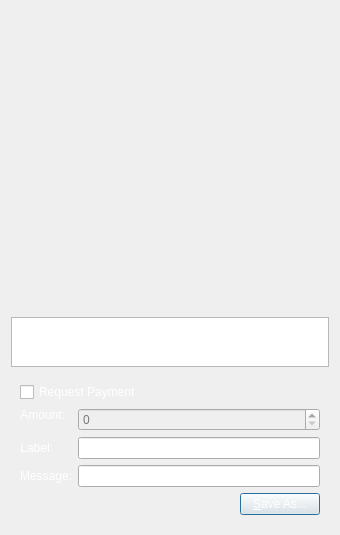
<?xml version="1.0" encoding="UTF-8"?>
<ui version="4.0">
 <class>QRCodeDialog</class>
 <widget class="QDialog" name="QRCodeDialog">
  <property name="geometry">
   <rect>
    <x>0</x>
    <y>0</y>
    <width>340</width>
    <height>530</height>
   </rect>
  </property>
  <property name="windowTitle">
   <string>QR Code Dialog</string>
  </property>
  <property name="styleSheet">
   <string notr="true">background-image: url(:/images/bkg2);
background-image: url(:/images/gr);</string>
  </property>
  <layout class="QVBoxLayout" name="verticalLayout_3">
   <item>
    <widget class="QLabel" name="lblQRCode">
     <property name="sizePolicy">
      <sizepolicy hsizetype="Expanding" vsizetype="Expanding">
       <horstretch>0</horstretch>
       <verstretch>0</verstretch>
      </sizepolicy>
     </property>
     <property name="minimumSize">
      <size>
       <width>300</width>
       <height>300</height>
      </size>
     </property>
     <property name="palette">
      <palette>
       <active>
        <colorrole role="WindowText">
         <brush brushstyle="SolidPattern">
          <color alpha="255">
           <red>255</red>
           <green>255</green>
           <blue>255</blue>
          </color>
         </brush>
        </colorrole>
        <colorrole role="Text">
         <brush brushstyle="SolidPattern">
          <color alpha="255">
           <red>255</red>
           <green>255</green>
           <blue>255</blue>
          </color>
         </brush>
        </colorrole>
        <colorrole role="ButtonText">
         <brush brushstyle="SolidPattern">
          <color alpha="255">
           <red>255</red>
           <green>255</green>
           <blue>255</blue>
          </color>
         </brush>
        </colorrole>
        <colorrole role="ToolTipText">
         <brush brushstyle="SolidPattern">
          <color alpha="255">
           <red>255</red>
           <green>255</green>
           <blue>255</blue>
          </color>
         </brush>
        </colorrole>
       </active>
       <inactive>
        <colorrole role="WindowText">
         <brush brushstyle="SolidPattern">
          <color alpha="255">
           <red>255</red>
           <green>255</green>
           <blue>255</blue>
          </color>
         </brush>
        </colorrole>
        <colorrole role="Text">
         <brush brushstyle="SolidPattern">
          <color alpha="255">
           <red>255</red>
           <green>255</green>
           <blue>255</blue>
          </color>
         </brush>
        </colorrole>
        <colorrole role="ButtonText">
         <brush brushstyle="SolidPattern">
          <color alpha="255">
           <red>255</red>
           <green>255</green>
           <blue>255</blue>
          </color>
         </brush>
        </colorrole>
        <colorrole role="ToolTipText">
         <brush brushstyle="SolidPattern">
          <color alpha="255">
           <red>255</red>
           <green>255</green>
           <blue>255</blue>
          </color>
         </brush>
        </colorrole>
       </inactive>
       <disabled>
        <colorrole role="WindowText">
         <brush brushstyle="SolidPattern">
          <color alpha="255">
           <red>120</red>
           <green>120</green>
           <blue>120</blue>
          </color>
         </brush>
        </colorrole>
        <colorrole role="Text">
         <brush brushstyle="SolidPattern">
          <color alpha="255">
           <red>120</red>
           <green>120</green>
           <blue>120</blue>
          </color>
         </brush>
        </colorrole>
        <colorrole role="ButtonText">
         <brush brushstyle="SolidPattern">
          <color alpha="255">
           <red>120</red>
           <green>120</green>
           <blue>120</blue>
          </color>
         </brush>
        </colorrole>
        <colorrole role="ToolTipText">
         <brush brushstyle="SolidPattern">
          <color alpha="255">
           <red>255</red>
           <green>255</green>
           <blue>255</blue>
          </color>
         </brush>
        </colorrole>
       </disabled>
      </palette>
     </property>
     <property name="textFormat">
      <enum>Qt::PlainText</enum>
     </property>
     <property name="alignment">
      <set>Qt::AlignCenter</set>
     </property>
     <property name="wordWrap">
      <bool>true</bool>
     </property>
    </widget>
   </item>
   <item>
    <widget class="QPlainTextEdit" name="outUri">
     <property name="sizePolicy">
      <sizepolicy hsizetype="Expanding" vsizetype="Minimum">
       <horstretch>0</horstretch>
       <verstretch>0</verstretch>
      </sizepolicy>
     </property>
     <property name="minimumSize">
      <size>
       <width>0</width>
       <height>50</height>
      </size>
     </property>
     <property name="palette">
      <palette>
       <active>
        <colorrole role="WindowText">
         <brush brushstyle="SolidPattern">
          <color alpha="255">
           <red>255</red>
           <green>255</green>
           <blue>255</blue>
          </color>
         </brush>
        </colorrole>
        <colorrole role="Text">
         <brush brushstyle="SolidPattern">
          <color alpha="255">
           <red>255</red>
           <green>255</green>
           <blue>255</blue>
          </color>
         </brush>
        </colorrole>
        <colorrole role="ButtonText">
         <brush brushstyle="SolidPattern">
          <color alpha="255">
           <red>255</red>
           <green>255</green>
           <blue>255</blue>
          </color>
         </brush>
        </colorrole>
        <colorrole role="ToolTipText">
         <brush brushstyle="SolidPattern">
          <color alpha="255">
           <red>255</red>
           <green>255</green>
           <blue>255</blue>
          </color>
         </brush>
        </colorrole>
       </active>
       <inactive>
        <colorrole role="WindowText">
         <brush brushstyle="SolidPattern">
          <color alpha="255">
           <red>255</red>
           <green>255</green>
           <blue>255</blue>
          </color>
         </brush>
        </colorrole>
        <colorrole role="Text">
         <brush brushstyle="SolidPattern">
          <color alpha="255">
           <red>255</red>
           <green>255</green>
           <blue>255</blue>
          </color>
         </brush>
        </colorrole>
        <colorrole role="ButtonText">
         <brush brushstyle="SolidPattern">
          <color alpha="255">
           <red>255</red>
           <green>255</green>
           <blue>255</blue>
          </color>
         </brush>
        </colorrole>
        <colorrole role="ToolTipText">
         <brush brushstyle="SolidPattern">
          <color alpha="255">
           <red>255</red>
           <green>255</green>
           <blue>255</blue>
          </color>
         </brush>
        </colorrole>
       </inactive>
       <disabled>
        <colorrole role="WindowText">
         <brush brushstyle="SolidPattern">
          <color alpha="255">
           <red>120</red>
           <green>120</green>
           <blue>120</blue>
          </color>
         </brush>
        </colorrole>
        <colorrole role="Text">
         <brush brushstyle="SolidPattern">
          <color alpha="255">
           <red>120</red>
           <green>120</green>
           <blue>120</blue>
          </color>
         </brush>
        </colorrole>
        <colorrole role="ButtonText">
         <brush brushstyle="SolidPattern">
          <color alpha="255">
           <red>120</red>
           <green>120</green>
           <blue>120</blue>
          </color>
         </brush>
        </colorrole>
        <colorrole role="ToolTipText">
         <brush brushstyle="SolidPattern">
          <color alpha="255">
           <red>255</red>
           <green>255</green>
           <blue>255</blue>
          </color>
         </brush>
        </colorrole>
       </disabled>
      </palette>
     </property>
     <property name="tabChangesFocus">
      <bool>true</bool>
     </property>
     <property name="textInteractionFlags">
      <set>Qt::TextSelectableByKeyboard|Qt::TextSelectableByMouse</set>
     </property>
    </widget>
   </item>
   <item>
    <widget class="QWidget" name="widget" native="true">
     <property name="palette">
      <palette>
       <active>
        <colorrole role="WindowText">
         <brush brushstyle="SolidPattern">
          <color alpha="255">
           <red>255</red>
           <green>255</green>
           <blue>255</blue>
          </color>
         </brush>
        </colorrole>
        <colorrole role="Text">
         <brush brushstyle="SolidPattern">
          <color alpha="255">
           <red>255</red>
           <green>255</green>
           <blue>255</blue>
          </color>
         </brush>
        </colorrole>
        <colorrole role="ButtonText">
         <brush brushstyle="SolidPattern">
          <color alpha="255">
           <red>255</red>
           <green>255</green>
           <blue>255</blue>
          </color>
         </brush>
        </colorrole>
        <colorrole role="ToolTipText">
         <brush brushstyle="SolidPattern">
          <color alpha="255">
           <red>255</red>
           <green>255</green>
           <blue>255</blue>
          </color>
         </brush>
        </colorrole>
       </active>
       <inactive>
        <colorrole role="WindowText">
         <brush brushstyle="SolidPattern">
          <color alpha="255">
           <red>255</red>
           <green>255</green>
           <blue>255</blue>
          </color>
         </brush>
        </colorrole>
        <colorrole role="Text">
         <brush brushstyle="SolidPattern">
          <color alpha="255">
           <red>255</red>
           <green>255</green>
           <blue>255</blue>
          </color>
         </brush>
        </colorrole>
        <colorrole role="ButtonText">
         <brush brushstyle="SolidPattern">
          <color alpha="255">
           <red>255</red>
           <green>255</green>
           <blue>255</blue>
          </color>
         </brush>
        </colorrole>
        <colorrole role="ToolTipText">
         <brush brushstyle="SolidPattern">
          <color alpha="255">
           <red>255</red>
           <green>255</green>
           <blue>255</blue>
          </color>
         </brush>
        </colorrole>
       </inactive>
       <disabled>
        <colorrole role="WindowText">
         <brush brushstyle="SolidPattern">
          <color alpha="255">
           <red>120</red>
           <green>120</green>
           <blue>120</blue>
          </color>
         </brush>
        </colorrole>
        <colorrole role="Text">
         <brush brushstyle="SolidPattern">
          <color alpha="255">
           <red>120</red>
           <green>120</green>
           <blue>120</blue>
          </color>
         </brush>
        </colorrole>
        <colorrole role="ButtonText">
         <brush brushstyle="SolidPattern">
          <color alpha="255">
           <red>120</red>
           <green>120</green>
           <blue>120</blue>
          </color>
         </brush>
        </colorrole>
        <colorrole role="ToolTipText">
         <brush brushstyle="SolidPattern">
          <color alpha="255">
           <red>255</red>
           <green>255</green>
           <blue>255</blue>
          </color>
         </brush>
        </colorrole>
       </disabled>
      </palette>
     </property>
     <layout class="QVBoxLayout" name="verticalLayout_2">
      <item>
       <widget class="QCheckBox" name="chkReqPayment">
        <property name="enabled">
         <bool>true</bool>
        </property>
        <property name="palette">
         <palette>
          <active>
           <colorrole role="WindowText">
            <brush brushstyle="SolidPattern">
             <color alpha="255">
              <red>255</red>
              <green>255</green>
              <blue>255</blue>
             </color>
            </brush>
           </colorrole>
           <colorrole role="Text">
            <brush brushstyle="SolidPattern">
             <color alpha="255">
              <red>255</red>
              <green>255</green>
              <blue>255</blue>
             </color>
            </brush>
           </colorrole>
           <colorrole role="ButtonText">
            <brush brushstyle="SolidPattern">
             <color alpha="255">
              <red>255</red>
              <green>255</green>
              <blue>255</blue>
             </color>
            </brush>
           </colorrole>
           <colorrole role="ToolTipText">
            <brush brushstyle="SolidPattern">
             <color alpha="255">
              <red>255</red>
              <green>255</green>
              <blue>255</blue>
             </color>
            </brush>
           </colorrole>
          </active>
          <inactive>
           <colorrole role="WindowText">
            <brush brushstyle="SolidPattern">
             <color alpha="255">
              <red>255</red>
              <green>255</green>
              <blue>255</blue>
             </color>
            </brush>
           </colorrole>
           <colorrole role="Text">
            <brush brushstyle="SolidPattern">
             <color alpha="255">
              <red>255</red>
              <green>255</green>
              <blue>255</blue>
             </color>
            </brush>
           </colorrole>
           <colorrole role="ButtonText">
            <brush brushstyle="SolidPattern">
             <color alpha="255">
              <red>255</red>
              <green>255</green>
              <blue>255</blue>
             </color>
            </brush>
           </colorrole>
           <colorrole role="ToolTipText">
            <brush brushstyle="SolidPattern">
             <color alpha="255">
              <red>255</red>
              <green>255</green>
              <blue>255</blue>
             </color>
            </brush>
           </colorrole>
          </inactive>
          <disabled>
           <colorrole role="WindowText">
            <brush brushstyle="SolidPattern">
             <color alpha="255">
              <red>120</red>
              <green>120</green>
              <blue>120</blue>
             </color>
            </brush>
           </colorrole>
           <colorrole role="Text">
            <brush brushstyle="SolidPattern">
             <color alpha="255">
              <red>120</red>
              <green>120</green>
              <blue>120</blue>
             </color>
            </brush>
           </colorrole>
           <colorrole role="ButtonText">
            <brush brushstyle="SolidPattern">
             <color alpha="255">
              <red>120</red>
              <green>120</green>
              <blue>120</blue>
             </color>
            </brush>
           </colorrole>
           <colorrole role="ToolTipText">
            <brush brushstyle="SolidPattern">
             <color alpha="255">
              <red>255</red>
              <green>255</green>
              <blue>255</blue>
             </color>
            </brush>
           </colorrole>
          </disabled>
         </palette>
        </property>
        <property name="text">
         <string>Request Payment</string>
        </property>
       </widget>
      </item>
      <item>
       <layout class="QFormLayout" name="formLayout">
        <property name="fieldGrowthPolicy">
         <enum>QFormLayout::AllNonFixedFieldsGrow</enum>
        </property>
        <item row="1" column="0">
         <widget class="QLabel" name="lblLabel">
          <property name="palette">
           <palette>
            <active>
             <colorrole role="WindowText">
              <brush brushstyle="SolidPattern">
               <color alpha="255">
                <red>255</red>
                <green>255</green>
                <blue>255</blue>
               </color>
              </brush>
             </colorrole>
             <colorrole role="Text">
              <brush brushstyle="SolidPattern">
               <color alpha="255">
                <red>255</red>
                <green>255</green>
                <blue>255</blue>
               </color>
              </brush>
             </colorrole>
             <colorrole role="ButtonText">
              <brush brushstyle="SolidPattern">
               <color alpha="255">
                <red>255</red>
                <green>255</green>
                <blue>255</blue>
               </color>
              </brush>
             </colorrole>
             <colorrole role="ToolTipText">
              <brush brushstyle="SolidPattern">
               <color alpha="255">
                <red>255</red>
                <green>255</green>
                <blue>255</blue>
               </color>
              </brush>
             </colorrole>
            </active>
            <inactive>
             <colorrole role="WindowText">
              <brush brushstyle="SolidPattern">
               <color alpha="255">
                <red>255</red>
                <green>255</green>
                <blue>255</blue>
               </color>
              </brush>
             </colorrole>
             <colorrole role="Text">
              <brush brushstyle="SolidPattern">
               <color alpha="255">
                <red>255</red>
                <green>255</green>
                <blue>255</blue>
               </color>
              </brush>
             </colorrole>
             <colorrole role="ButtonText">
              <brush brushstyle="SolidPattern">
               <color alpha="255">
                <red>255</red>
                <green>255</green>
                <blue>255</blue>
               </color>
              </brush>
             </colorrole>
             <colorrole role="ToolTipText">
              <brush brushstyle="SolidPattern">
               <color alpha="255">
                <red>255</red>
                <green>255</green>
                <blue>255</blue>
               </color>
              </brush>
             </colorrole>
            </inactive>
            <disabled>
             <colorrole role="WindowText">
              <brush brushstyle="SolidPattern">
               <color alpha="255">
                <red>120</red>
                <green>120</green>
                <blue>120</blue>
               </color>
              </brush>
             </colorrole>
             <colorrole role="Text">
              <brush brushstyle="SolidPattern">
               <color alpha="255">
                <red>120</red>
                <green>120</green>
                <blue>120</blue>
               </color>
              </brush>
             </colorrole>
             <colorrole role="ButtonText">
              <brush brushstyle="SolidPattern">
               <color alpha="255">
                <red>120</red>
                <green>120</green>
                <blue>120</blue>
               </color>
              </brush>
             </colorrole>
             <colorrole role="ToolTipText">
              <brush brushstyle="SolidPattern">
               <color alpha="255">
                <red>255</red>
                <green>255</green>
                <blue>255</blue>
               </color>
              </brush>
             </colorrole>
            </disabled>
           </palette>
          </property>
          <property name="text">
           <string>Label:</string>
          </property>
          <property name="textFormat">
           <enum>Qt::PlainText</enum>
          </property>
          <property name="alignment">
           <set>Qt::AlignRight|Qt::AlignTrailing|Qt::AlignVCenter</set>
          </property>
          <property name="buddy">
           <cstring>lnLabel</cstring>
          </property>
         </widget>
        </item>
        <item row="1" column="1">
         <widget class="QLineEdit" name="lnLabel">
          <property name="palette">
           <palette>
            <active>
             <colorrole role="WindowText">
              <brush brushstyle="SolidPattern">
               <color alpha="255">
                <red>255</red>
                <green>255</green>
                <blue>255</blue>
               </color>
              </brush>
             </colorrole>
             <colorrole role="Text">
              <brush brushstyle="SolidPattern">
               <color alpha="255">
                <red>255</red>
                <green>255</green>
                <blue>255</blue>
               </color>
              </brush>
             </colorrole>
             <colorrole role="ButtonText">
              <brush brushstyle="SolidPattern">
               <color alpha="255">
                <red>255</red>
                <green>255</green>
                <blue>255</blue>
               </color>
              </brush>
             </colorrole>
             <colorrole role="ToolTipText">
              <brush brushstyle="SolidPattern">
               <color alpha="255">
                <red>255</red>
                <green>255</green>
                <blue>255</blue>
               </color>
              </brush>
             </colorrole>
            </active>
            <inactive>
             <colorrole role="WindowText">
              <brush brushstyle="SolidPattern">
               <color alpha="255">
                <red>255</red>
                <green>255</green>
                <blue>255</blue>
               </color>
              </brush>
             </colorrole>
             <colorrole role="Text">
              <brush brushstyle="SolidPattern">
               <color alpha="255">
                <red>255</red>
                <green>255</green>
                <blue>255</blue>
               </color>
              </brush>
             </colorrole>
             <colorrole role="ButtonText">
              <brush brushstyle="SolidPattern">
               <color alpha="255">
                <red>255</red>
                <green>255</green>
                <blue>255</blue>
               </color>
              </brush>
             </colorrole>
             <colorrole role="ToolTipText">
              <brush brushstyle="SolidPattern">
               <color alpha="255">
                <red>255</red>
                <green>255</green>
                <blue>255</blue>
               </color>
              </brush>
             </colorrole>
            </inactive>
            <disabled>
             <colorrole role="WindowText">
              <brush brushstyle="SolidPattern">
               <color alpha="255">
                <red>120</red>
                <green>120</green>
                <blue>120</blue>
               </color>
              </brush>
             </colorrole>
             <colorrole role="Text">
              <brush brushstyle="SolidPattern">
               <color alpha="255">
                <red>120</red>
                <green>120</green>
                <blue>120</blue>
               </color>
              </brush>
             </colorrole>
             <colorrole role="ButtonText">
              <brush brushstyle="SolidPattern">
               <color alpha="255">
                <red>120</red>
                <green>120</green>
                <blue>120</blue>
               </color>
              </brush>
             </colorrole>
             <colorrole role="ToolTipText">
              <brush brushstyle="SolidPattern">
               <color alpha="255">
                <red>255</red>
                <green>255</green>
                <blue>255</blue>
               </color>
              </brush>
             </colorrole>
            </disabled>
           </palette>
          </property>
         </widget>
        </item>
        <item row="2" column="0">
         <widget class="QLabel" name="lblMessage">
          <property name="palette">
           <palette>
            <active>
             <colorrole role="WindowText">
              <brush brushstyle="SolidPattern">
               <color alpha="255">
                <red>255</red>
                <green>255</green>
                <blue>255</blue>
               </color>
              </brush>
             </colorrole>
             <colorrole role="Text">
              <brush brushstyle="SolidPattern">
               <color alpha="255">
                <red>255</red>
                <green>255</green>
                <blue>255</blue>
               </color>
              </brush>
             </colorrole>
             <colorrole role="ButtonText">
              <brush brushstyle="SolidPattern">
               <color alpha="255">
                <red>255</red>
                <green>255</green>
                <blue>255</blue>
               </color>
              </brush>
             </colorrole>
             <colorrole role="ToolTipText">
              <brush brushstyle="SolidPattern">
               <color alpha="255">
                <red>255</red>
                <green>255</green>
                <blue>255</blue>
               </color>
              </brush>
             </colorrole>
            </active>
            <inactive>
             <colorrole role="WindowText">
              <brush brushstyle="SolidPattern">
               <color alpha="255">
                <red>255</red>
                <green>255</green>
                <blue>255</blue>
               </color>
              </brush>
             </colorrole>
             <colorrole role="Text">
              <brush brushstyle="SolidPattern">
               <color alpha="255">
                <red>255</red>
                <green>255</green>
                <blue>255</blue>
               </color>
              </brush>
             </colorrole>
             <colorrole role="ButtonText">
              <brush brushstyle="SolidPattern">
               <color alpha="255">
                <red>255</red>
                <green>255</green>
                <blue>255</blue>
               </color>
              </brush>
             </colorrole>
             <colorrole role="ToolTipText">
              <brush brushstyle="SolidPattern">
               <color alpha="255">
                <red>255</red>
                <green>255</green>
                <blue>255</blue>
               </color>
              </brush>
             </colorrole>
            </inactive>
            <disabled>
             <colorrole role="WindowText">
              <brush brushstyle="SolidPattern">
               <color alpha="255">
                <red>120</red>
                <green>120</green>
                <blue>120</blue>
               </color>
              </brush>
             </colorrole>
             <colorrole role="Text">
              <brush brushstyle="SolidPattern">
               <color alpha="255">
                <red>120</red>
                <green>120</green>
                <blue>120</blue>
               </color>
              </brush>
             </colorrole>
             <colorrole role="ButtonText">
              <brush brushstyle="SolidPattern">
               <color alpha="255">
                <red>120</red>
                <green>120</green>
                <blue>120</blue>
               </color>
              </brush>
             </colorrole>
             <colorrole role="ToolTipText">
              <brush brushstyle="SolidPattern">
               <color alpha="255">
                <red>255</red>
                <green>255</green>
                <blue>255</blue>
               </color>
              </brush>
             </colorrole>
            </disabled>
           </palette>
          </property>
          <property name="text">
           <string>Message:</string>
          </property>
          <property name="textFormat">
           <enum>Qt::PlainText</enum>
          </property>
          <property name="alignment">
           <set>Qt::AlignRight|Qt::AlignTrailing|Qt::AlignVCenter</set>
          </property>
          <property name="buddy">
           <cstring>lnMessage</cstring>
          </property>
         </widget>
        </item>
        <item row="2" column="1">
         <widget class="QLineEdit" name="lnMessage">
          <property name="palette">
           <palette>
            <active>
             <colorrole role="WindowText">
              <brush brushstyle="SolidPattern">
               <color alpha="255">
                <red>255</red>
                <green>255</green>
                <blue>255</blue>
               </color>
              </brush>
             </colorrole>
             <colorrole role="Text">
              <brush brushstyle="SolidPattern">
               <color alpha="255">
                <red>255</red>
                <green>255</green>
                <blue>255</blue>
               </color>
              </brush>
             </colorrole>
             <colorrole role="ButtonText">
              <brush brushstyle="SolidPattern">
               <color alpha="255">
                <red>255</red>
                <green>255</green>
                <blue>255</blue>
               </color>
              </brush>
             </colorrole>
             <colorrole role="ToolTipText">
              <brush brushstyle="SolidPattern">
               <color alpha="255">
                <red>255</red>
                <green>255</green>
                <blue>255</blue>
               </color>
              </brush>
             </colorrole>
            </active>
            <inactive>
             <colorrole role="WindowText">
              <brush brushstyle="SolidPattern">
               <color alpha="255">
                <red>255</red>
                <green>255</green>
                <blue>255</blue>
               </color>
              </brush>
             </colorrole>
             <colorrole role="Text">
              <brush brushstyle="SolidPattern">
               <color alpha="255">
                <red>255</red>
                <green>255</green>
                <blue>255</blue>
               </color>
              </brush>
             </colorrole>
             <colorrole role="ButtonText">
              <brush brushstyle="SolidPattern">
               <color alpha="255">
                <red>255</red>
                <green>255</green>
                <blue>255</blue>
               </color>
              </brush>
             </colorrole>
             <colorrole role="ToolTipText">
              <brush brushstyle="SolidPattern">
               <color alpha="255">
                <red>255</red>
                <green>255</green>
                <blue>255</blue>
               </color>
              </brush>
             </colorrole>
            </inactive>
            <disabled>
             <colorrole role="WindowText">
              <brush brushstyle="SolidPattern">
               <color alpha="255">
                <red>120</red>
                <green>120</green>
                <blue>120</blue>
               </color>
              </brush>
             </colorrole>
             <colorrole role="Text">
              <brush brushstyle="SolidPattern">
               <color alpha="255">
                <red>120</red>
                <green>120</green>
                <blue>120</blue>
               </color>
              </brush>
             </colorrole>
             <colorrole role="ButtonText">
              <brush brushstyle="SolidPattern">
               <color alpha="255">
                <red>120</red>
                <green>120</green>
                <blue>120</blue>
               </color>
              </brush>
             </colorrole>
             <colorrole role="ToolTipText">
              <brush brushstyle="SolidPattern">
               <color alpha="255">
                <red>255</red>
                <green>255</green>
                <blue>255</blue>
               </color>
              </brush>
             </colorrole>
            </disabled>
           </palette>
          </property>
         </widget>
        </item>
        <item row="0" column="0">
         <widget class="QLabel" name="lblAmount">
          <property name="sizePolicy">
           <sizepolicy hsizetype="Preferred" vsizetype="Maximum">
            <horstretch>0</horstretch>
            <verstretch>0</verstretch>
           </sizepolicy>
          </property>
          <property name="palette">
           <palette>
            <active>
             <colorrole role="WindowText">
              <brush brushstyle="SolidPattern">
               <color alpha="255">
                <red>255</red>
                <green>255</green>
                <blue>255</blue>
               </color>
              </brush>
             </colorrole>
             <colorrole role="Text">
              <brush brushstyle="SolidPattern">
               <color alpha="255">
                <red>255</red>
                <green>255</green>
                <blue>255</blue>
               </color>
              </brush>
             </colorrole>
             <colorrole role="ButtonText">
              <brush brushstyle="SolidPattern">
               <color alpha="255">
                <red>255</red>
                <green>255</green>
                <blue>255</blue>
               </color>
              </brush>
             </colorrole>
             <colorrole role="ToolTipText">
              <brush brushstyle="SolidPattern">
               <color alpha="255">
                <red>255</red>
                <green>255</green>
                <blue>255</blue>
               </color>
              </brush>
             </colorrole>
            </active>
            <inactive>
             <colorrole role="WindowText">
              <brush brushstyle="SolidPattern">
               <color alpha="255">
                <red>255</red>
                <green>255</green>
                <blue>255</blue>
               </color>
              </brush>
             </colorrole>
             <colorrole role="Text">
              <brush brushstyle="SolidPattern">
               <color alpha="255">
                <red>255</red>
                <green>255</green>
                <blue>255</blue>
               </color>
              </brush>
             </colorrole>
             <colorrole role="ButtonText">
              <brush brushstyle="SolidPattern">
               <color alpha="255">
                <red>255</red>
                <green>255</green>
                <blue>255</blue>
               </color>
              </brush>
             </colorrole>
             <colorrole role="ToolTipText">
              <brush brushstyle="SolidPattern">
               <color alpha="255">
                <red>255</red>
                <green>255</green>
                <blue>255</blue>
               </color>
              </brush>
             </colorrole>
            </inactive>
            <disabled>
             <colorrole role="WindowText">
              <brush brushstyle="SolidPattern">
               <color alpha="255">
                <red>120</red>
                <green>120</green>
                <blue>120</blue>
               </color>
              </brush>
             </colorrole>
             <colorrole role="Text">
              <brush brushstyle="SolidPattern">
               <color alpha="255">
                <red>120</red>
                <green>120</green>
                <blue>120</blue>
               </color>
              </brush>
             </colorrole>
             <colorrole role="ButtonText">
              <brush brushstyle="SolidPattern">
               <color alpha="255">
                <red>120</red>
                <green>120</green>
                <blue>120</blue>
               </color>
              </brush>
             </colorrole>
             <colorrole role="ToolTipText">
              <brush brushstyle="SolidPattern">
               <color alpha="255">
                <red>255</red>
                <green>255</green>
                <blue>255</blue>
               </color>
              </brush>
             </colorrole>
            </disabled>
           </palette>
          </property>
          <property name="text">
           <string>Amount:</string>
          </property>
          <property name="textFormat">
           <enum>Qt::PlainText</enum>
          </property>
          <property name="alignment">
           <set>Qt::AlignRight|Qt::AlignTrailing|Qt::AlignVCenter</set>
          </property>
          <property name="buddy">
           <cstring>lnReqAmount</cstring>
          </property>
         </widget>
        </item>
        <item row="0" column="1">
         <widget class="BitcoinAmountField" name="lnReqAmount">
          <property name="enabled">
           <bool>false</bool>
          </property>
          <property name="minimumSize">
           <size>
            <width>80</width>
            <height>0</height>
           </size>
          </property>
          <property name="palette">
           <palette>
            <active>
             <colorrole role="WindowText">
              <brush brushstyle="SolidPattern">
               <color alpha="255">
                <red>255</red>
                <green>255</green>
                <blue>255</blue>
               </color>
              </brush>
             </colorrole>
             <colorrole role="Text">
              <brush brushstyle="SolidPattern">
               <color alpha="255">
                <red>255</red>
                <green>255</green>
                <blue>255</blue>
               </color>
              </brush>
             </colorrole>
             <colorrole role="ButtonText">
              <brush brushstyle="SolidPattern">
               <color alpha="255">
                <red>255</red>
                <green>255</green>
                <blue>255</blue>
               </color>
              </brush>
             </colorrole>
             <colorrole role="ToolTipText">
              <brush brushstyle="SolidPattern">
               <color alpha="255">
                <red>255</red>
                <green>255</green>
                <blue>255</blue>
               </color>
              </brush>
             </colorrole>
            </active>
            <inactive>
             <colorrole role="WindowText">
              <brush brushstyle="SolidPattern">
               <color alpha="255">
                <red>255</red>
                <green>255</green>
                <blue>255</blue>
               </color>
              </brush>
             </colorrole>
             <colorrole role="Text">
              <brush brushstyle="SolidPattern">
               <color alpha="255">
                <red>255</red>
                <green>255</green>
                <blue>255</blue>
               </color>
              </brush>
             </colorrole>
             <colorrole role="ButtonText">
              <brush brushstyle="SolidPattern">
               <color alpha="255">
                <red>255</red>
                <green>255</green>
                <blue>255</blue>
               </color>
              </brush>
             </colorrole>
             <colorrole role="ToolTipText">
              <brush brushstyle="SolidPattern">
               <color alpha="255">
                <red>255</red>
                <green>255</green>
                <blue>255</blue>
               </color>
              </brush>
             </colorrole>
            </inactive>
            <disabled>
             <colorrole role="WindowText">
              <brush brushstyle="SolidPattern">
               <color alpha="255">
                <red>120</red>
                <green>120</green>
                <blue>120</blue>
               </color>
              </brush>
             </colorrole>
             <colorrole role="Text">
              <brush brushstyle="SolidPattern">
               <color alpha="255">
                <red>120</red>
                <green>120</green>
                <blue>120</blue>
               </color>
              </brush>
             </colorrole>
             <colorrole role="ButtonText">
              <brush brushstyle="SolidPattern">
               <color alpha="255">
                <red>120</red>
                <green>120</green>
                <blue>120</blue>
               </color>
              </brush>
             </colorrole>
             <colorrole role="ToolTipText">
              <brush brushstyle="SolidPattern">
               <color alpha="255">
                <red>255</red>
                <green>255</green>
                <blue>255</blue>
               </color>
              </brush>
             </colorrole>
            </disabled>
           </palette>
          </property>
         </widget>
        </item>
       </layout>
      </item>
      <item>
       <layout class="QHBoxLayout" name="horizontalLayout">
        <item>
         <spacer name="horizontalSpacer">
          <property name="palette">
           <palette>
            <active>
             <colorrole role="WindowText">
              <brush brushstyle="SolidPattern">
               <color alpha="255">
                <red>255</red>
                <green>255</green>
                <blue>255</blue>
               </color>
              </brush>
             </colorrole>
             <colorrole role="Text">
              <brush brushstyle="SolidPattern">
               <color alpha="255">
                <red>255</red>
                <green>255</green>
                <blue>255</blue>
               </color>
              </brush>
             </colorrole>
             <colorrole role="ButtonText">
              <brush brushstyle="SolidPattern">
               <color alpha="255">
                <red>255</red>
                <green>255</green>
                <blue>255</blue>
               </color>
              </brush>
             </colorrole>
             <colorrole role="ToolTipText">
              <brush brushstyle="SolidPattern">
               <color alpha="255">
                <red>255</red>
                <green>255</green>
                <blue>255</blue>
               </color>
              </brush>
             </colorrole>
            </active>
            <inactive>
             <colorrole role="WindowText">
              <brush brushstyle="SolidPattern">
               <color alpha="255">
                <red>255</red>
                <green>255</green>
                <blue>255</blue>
               </color>
              </brush>
             </colorrole>
             <colorrole role="Text">
              <brush brushstyle="SolidPattern">
               <color alpha="255">
                <red>255</red>
                <green>255</green>
                <blue>255</blue>
               </color>
              </brush>
             </colorrole>
             <colorrole role="ButtonText">
              <brush brushstyle="SolidPattern">
               <color alpha="255">
                <red>255</red>
                <green>255</green>
                <blue>255</blue>
               </color>
              </brush>
             </colorrole>
             <colorrole role="ToolTipText">
              <brush brushstyle="SolidPattern">
               <color alpha="255">
                <red>255</red>
                <green>255</green>
                <blue>255</blue>
               </color>
              </brush>
             </colorrole>
            </inactive>
            <disabled>
             <colorrole role="WindowText">
              <brush brushstyle="SolidPattern">
               <color alpha="255">
                <red>120</red>
                <green>120</green>
                <blue>120</blue>
               </color>
              </brush>
             </colorrole>
             <colorrole role="Text">
              <brush brushstyle="SolidPattern">
               <color alpha="255">
                <red>120</red>
                <green>120</green>
                <blue>120</blue>
               </color>
              </brush>
             </colorrole>
             <colorrole role="ButtonText">
              <brush brushstyle="SolidPattern">
               <color alpha="255">
                <red>120</red>
                <green>120</green>
                <blue>120</blue>
               </color>
              </brush>
             </colorrole>
             <colorrole role="ToolTipText">
              <brush brushstyle="SolidPattern">
               <color alpha="255">
                <red>255</red>
                <green>255</green>
                <blue>255</blue>
               </color>
              </brush>
             </colorrole>
            </disabled>
           </palette>
          </property>
          <property name="orientation">
           <enum>Qt::Horizontal</enum>
          </property>
          <property name="sizeHint" stdset="0">
           <size>
            <width>40</width>
            <height>20</height>
           </size>
          </property>
         </spacer>
        </item>
        <item>
         <widget class="QPushButton" name="btnSaveAs">
          <property name="palette">
           <palette>
            <active>
             <colorrole role="WindowText">
              <brush brushstyle="SolidPattern">
               <color alpha="255">
                <red>255</red>
                <green>255</green>
                <blue>255</blue>
               </color>
              </brush>
             </colorrole>
             <colorrole role="Text">
              <brush brushstyle="SolidPattern">
               <color alpha="255">
                <red>255</red>
                <green>255</green>
                <blue>255</blue>
               </color>
              </brush>
             </colorrole>
             <colorrole role="ButtonText">
              <brush brushstyle="SolidPattern">
               <color alpha="255">
                <red>255</red>
                <green>255</green>
                <blue>255</blue>
               </color>
              </brush>
             </colorrole>
             <colorrole role="ToolTipText">
              <brush brushstyle="SolidPattern">
               <color alpha="255">
                <red>255</red>
                <green>255</green>
                <blue>255</blue>
               </color>
              </brush>
             </colorrole>
            </active>
            <inactive>
             <colorrole role="WindowText">
              <brush brushstyle="SolidPattern">
               <color alpha="255">
                <red>255</red>
                <green>255</green>
                <blue>255</blue>
               </color>
              </brush>
             </colorrole>
             <colorrole role="Text">
              <brush brushstyle="SolidPattern">
               <color alpha="255">
                <red>255</red>
                <green>255</green>
                <blue>255</blue>
               </color>
              </brush>
             </colorrole>
             <colorrole role="ButtonText">
              <brush brushstyle="SolidPattern">
               <color alpha="255">
                <red>255</red>
                <green>255</green>
                <blue>255</blue>
               </color>
              </brush>
             </colorrole>
             <colorrole role="ToolTipText">
              <brush brushstyle="SolidPattern">
               <color alpha="255">
                <red>255</red>
                <green>255</green>
                <blue>255</blue>
               </color>
              </brush>
             </colorrole>
            </inactive>
            <disabled>
             <colorrole role="WindowText">
              <brush brushstyle="SolidPattern">
               <color alpha="255">
                <red>120</red>
                <green>120</green>
                <blue>120</blue>
               </color>
              </brush>
             </colorrole>
             <colorrole role="Text">
              <brush brushstyle="SolidPattern">
               <color alpha="255">
                <red>120</red>
                <green>120</green>
                <blue>120</blue>
               </color>
              </brush>
             </colorrole>
             <colorrole role="ButtonText">
              <brush brushstyle="SolidPattern">
               <color alpha="255">
                <red>120</red>
                <green>120</green>
                <blue>120</blue>
               </color>
              </brush>
             </colorrole>
             <colorrole role="ToolTipText">
              <brush brushstyle="SolidPattern">
               <color alpha="255">
                <red>255</red>
                <green>255</green>
                <blue>255</blue>
               </color>
              </brush>
             </colorrole>
            </disabled>
           </palette>
          </property>
          <property name="text">
           <string>&amp;Save As...</string>
          </property>
         </widget>
        </item>
       </layout>
      </item>
     </layout>
    </widget>
   </item>
  </layout>
 </widget>
 <customwidgets>
  <customwidget>
   <class>BitcoinAmountField</class>
   <extends>QSpinBox</extends>
   <header>bitcoinamountfield.h</header>
   <container>1</container>
  </customwidget>
 </customwidgets>
 <resources/>
 <connections>
  <connection>
   <sender>chkReqPayment</sender>
   <signal>clicked(bool)</signal>
   <receiver>lnReqAmount</receiver>
   <slot>setEnabled(bool)</slot>
   <hints>
    <hint type="sourcelabel">
     <x>92</x>
     <y>285</y>
    </hint>
    <hint type="destinationlabel">
     <x>98</x>
     <y>311</y>
    </hint>
   </hints>
  </connection>
 </connections>
</ui>
